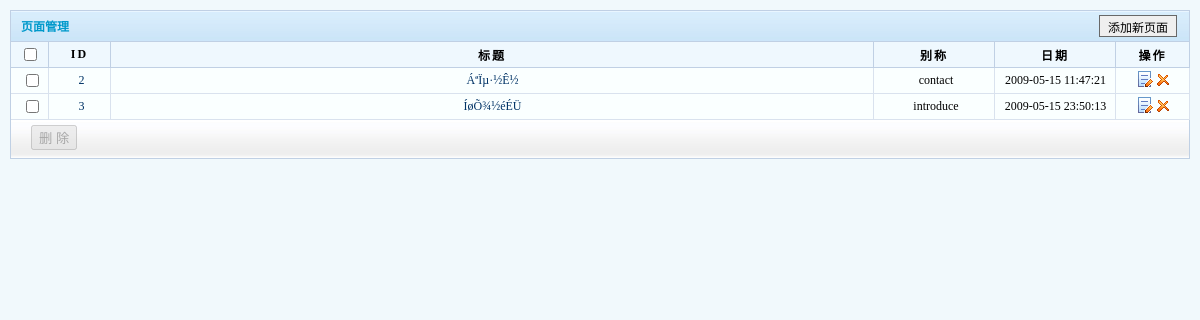
The page /admin/page.php (signed in) on the database its author committed.
### tables this page shows
CREATE TABLE IF NOT EXISTS `cms_page` (
  `id` int(11) NOT NULL AUTO_INCREMENT COMMENT 'ID',
  `code` varchar(20) DEFAULT NULL COMMENT '±ðÃû',
  `title` varchar(100) DEFAULT NULL COMMENT 'Ãû³Æ',
  `content` text COMMENT 'ÄÚÈÝ',
  `created_date` datetime DEFAULT NULL COMMENT '´´½¨ÈÕÆÚ',
  PRIMARY KEY (`id`)
);

### include/config.inc.php (called while the page is built, shortened)
<?php
require_once ROOT_PATH.'include/db_mysql.php';
$db = new db_mysql();
?>

### include/db_mysql.php (called while the page is built, shortened)
<?php
class db_mysql {
	private $link_id = NULL;
	function __construct() {
		$this->debug = false;
	}
	function connect($dbhost, $dbuser, $dbpwd, $dbname = '', $dbcharset = 'utf8', $pconnect = 0) {
		if ($pconnect) {
			if (! $this->link_id = mysql_pconnect ( $dbhost, $dbuser, $dbpwd )) {
				$this->ErrorMsg ();
			}
		} else {
			if (! $this->link_id = mysql_connect ( $dbhost, $dbuser, $dbpwd, 1 )) {
				$this->ErrorMsg ();
			}
		}
	}
	function query($sql) {
		if (! ($query = mysql_query ( $sql, $this->link_id ))) {
			$this->ErrorMsg ();
			return false;
		} else {
			return $query;
		}
	}
	function getList($sql) {
		$res = $this->query ( $sql );
		if ($res !== false) {
			$arr = array ();
			$row = mysql_fetch_assoc ( $res );
			while ($row) {
				$arr [] = $row;
				$row = mysql_fetch_assoc ( $res );
			}
			return $arr;
		} else {
			return false;
		}
	}
}
?>

### admin/page.php (the view, shortened to what this page needs)
<?php
require_once ("admin.inc.php");
$page_list = $db->getList("select * from cms_page order by id asc");
?>
<html>
<head>
<link href="images/css.css" rel="stylesheet" type="text/css">
</head>
<body>
<table width="100%" border="0" cellpadding="0" cellspacing="0" >
  <tr>
    <td valign="top" style="padding:10px;"><table width="100%" border="0" align="center" cellpadding="0" cellspacing="0" class="table_head">
        <tr>
          <td height="30">页面管理
            &nbsp;&nbsp;&nbsp;</td>
          <td width="80"><input name="button" type="button" class="submit" onClick="location.href='page.add.php?act=add'" value="添加新页面"></td>
        </tr>
      </table>
      <table width="100%" border="0" align="center" cellpadding="0" cellspacing="0" class="table_form">
        <tr>
          <th width="37"><input type="checkbox" name="checkbox11" value="checkbox" onClick="checkAll(this,'checkbox')"></th>
          <th width="61">ID</th>
          <th height="26">标题</th>
          <th width="120">别称</th>
          <th width="120">日期</th>
          <th width="73" height="26">操作</th>
        </tr>
        <?php
	foreach ($page_list as $list){
  ?>
        <tr onMouseOver="this.className='relow'" onMouseOut="this.className='row'" class="row">
          <td align="center" ><input type="checkbox" name="checkbox" value="<?php echo $list['id'];?>" onClick="checkDeleteStatus('checkbox')"></td>
          <td align="center" ><a href="page.add.php?act=edit&id=<?php echo $list['id'];?>"><?php echo $list['id'];?></a></td>
          <td height="26" align="center" ><a href="page.add.php?act=edit&id=<?php echo $list['id'];?>"><?php echo $list['title'];?></a>&nbsp;</td>
          <td align="center" ><?php echo $list['code'];?></td>
          <td align="center"><?php echo $list['created_date'];?>&nbsp;</td>
          <td height="26" align="center"><a href="page.add.php?act=edit&id=<?php echo $list['id'];?>"><img src="images/edit.gif" alt="修改" border="0"></a> <img src="images/del.gif" alt="删除" onClick="doAction('delete',<?php echo $list['id'];?>)" style="cursor:pointer"></td>
        </tr>
        <?php
	}
  ?>
      </table>
      <table width="100%" border="0" cellpadding="0" cellspacing="0" class="table_footer">
        <tr>
          <td height="29" style="text-align:left; padding-left:10px"><div style=" float:left">
              <input type="button" id="DeleteCheckboxButton" value="删 除" disabled="disabled" onClick="doAction('deleteAll')">
            </div></td>
        </tr>
        <tr>
          <td height="3" colspan="2" background="admin/images/20070907_03.gif"></td>
        </tr>
      </table></td>
  </tr>
</table>
</body>
</html>

### admin/images/css.css (style rules this page uses)
body { margin: 0px; padding: 0px; background-color:#F1F9FC; }
.submit { font-size: 12px; PADDING-RIGHT: 8px; PADDING-LEFT: 8px; FONT-SIZE: 12px; FILTER: progid:DXImageTransform.Microsoft.Gradient(GradientType=0, StartColorStr=#f9f9f9, EndColorStr=#C5C4C4); CURSOR: pointer; COLOR: #99000; PADDING-TOP: 2px; border: 1px solid #686868; }
.table_head { background-image: url(img_09.gif); background-repeat: repeat-x; text-align: left; height: 30px; border-top-width: 1px; border-top-style: solid; border-top-color: #C0D0E4; font-size: 12px; font-weight: bold; color: #0099CB; border-left-width: 1px; border-left-style: solid; border-left-color: #C0D0E4; border-right-width: 1px; border-right-style: solid; border-right-color: #C0D0E4; }
.table_head td { padding-left:10px; padding-right:10px; }
.table_form { background-color:#FFFFFF; border-left-width: 1px; border-left-style: solid; border-left-color: #C0D0E4; font-size: 12px; border-top-width: 1px; border-top-style: solid; border-top-color: #C0D0E4; }
.table_form td { font-size:12px; height:26px; padding-left:4px; color: #000000; border-right-width: 1px; border-bottom-width: 1px; border-right-style: solid; border-bottom-style: solid; border-right-color: #D9E2EE; border-bottom-color: #D9E2EE; }
.table_form tr { background-color:#FAFFFF; }
.table_form th { font: bold 12px; color: #000000; letter-spacing: 2px; text-align: center; height:26px; background-color:#CCFFFF background-repeat: repeat-x; border-right-width: 1px; border-bottom-width: 1px; border-right-style: solid; border-bottom-style: solid; border-right-color: #C0D0E4; border-bottom-color: #C0D0E4; background-color: #EFF8FE; }
.table_form td a { color:#003366;text-decoration: none; }
.table_footer { background-image: url(img_10.gif); background-repeat: repeat-x; height: 39px; margin: 0px; width: 100%; border-right-width: 1px; border-bottom-width: 1px; border-left-width: 1px; border-right-style: solid; border-bottom-style: solid; border-left-style: solid; border-right-color: #C0D0E4; border-bottom-color: #C0D0E4; border-left-color: #C0D0E4; padding-right: 10px; padding-left: 10px; font-size: 12px; }

### rows shown on the page
cms_page: id "2", title "ÁªÏµ·½Ê½", code "contact", created_date "2009-05-15 11:47:21"
cms_page: id "3", title "ÍøÕ¾½éÉÜ", code "introduce", created_date "2009-05-15 23:50:13"
